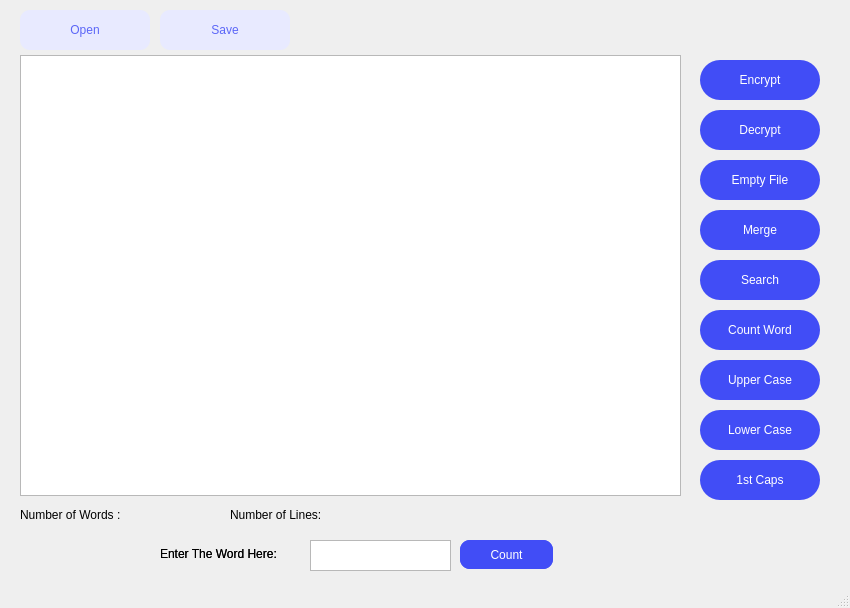
<?xml version="1.0" encoding="UTF-8"?>
<ui version="4.0">
 <class>MainWindow</class>
 <widget class="QMainWindow" name="MainWindow">
  <property name="geometry">
   <rect>
    <x>0</x>
    <y>0</y>
    <width>850</width>
    <height>608</height>
   </rect>
  </property>
  <property name="windowTitle">
   <string>MainWindow</string>
  </property>
  <property name="styleSheet">
   <string notr="true">MainWindow
{
/*
background-image: url(&quot;D:/Coding Stuff/qt apps/BabyPS/Assets/bg.jpg&quot;);
background-repeat: no-repeat;
background-position: center;
*/
	background-color: rgb(245, 246, 255);
}</string>
  </property>
  <widget class="QWidget" name="centralwidget">
   <widget class="QPushButton" name="btn_open">
    <property name="geometry">
     <rect>
      <x>20</x>
      <y>10</y>
      <width>130</width>
      <height>40</height>
     </rect>
    </property>
    <property name="styleSheet">
     <string notr="true">/*QPushButton{background-color: qlineargradient(x1: 0, y1: 0, x2: 0, y2: 1,
stop: 0 white, stop: 1 grey);
border-style: solid;
border-color: black;
border-width: 2px;
border-radius: 10px;}*/
QPushButton {
    background-color: rgb(232, 234, 255);
	border: 0px solid black;
	font: 700 12pt &quot;Segoe UI&quot;;
	color: rgb(91,102,247);
	border-radius: 10px;
}
QPushButton:hover {
    background-color: rgb(220, 219, 235);
}

QPushButton:pressed {
    background-color: rgb(91,102,247);
	font: 700 10pt &quot;Segoe UI&quot;;
	color: rgb(255,255,255);  
}</string>
    </property>
    <property name="text">
     <string>Open</string>
    </property>
   </widget>
   <widget class="QPushButton" name="btn_save">
    <property name="geometry">
     <rect>
      <x>160</x>
      <y>10</y>
      <width>130</width>
      <height>40</height>
     </rect>
    </property>
    <property name="styleSheet">
     <string notr="true">QPushButton {
    background-color: rgb(232, 234, 255);
	border: 0px solid black;
	font: 700 12pt &quot;Segoe UI&quot;;
	color: rgb(91,102,247);
	border-radius: 10px;
}
QPushButton:hover {
    background-color: rgb(220, 219, 235);
}

QPushButton:pressed {
    background-color: rgb(91,102,247);
	font: 700 10pt &quot;Segoe UI&quot;;
	color: rgb(255,255,255);  
}</string>
    </property>
    <property name="text">
     <string>Save</string>
    </property>
   </widget>
   <widget class="QPushButton" name="btn_encrypt">
    <property name="geometry">
     <rect>
      <x>700</x>
      <y>60</y>
      <width>120</width>
      <height>40</height>
     </rect>
    </property>
    <property name="styleSheet">
     <string notr="true">
QPushButton {
    background-color: rgb(65, 77, 246);
	border: 0px solid black;
	font: 700 10pt &quot;Segoe UI&quot;;
	color: rgb(255,255,255);
	border-radius: 20px;
}
QPushButton:hover {
    background-color: rgb(30, 45, 211);
}

QPushButton:pressed {
    background-color: rgb(65, 77, 246);     
}</string>
    </property>
    <property name="text">
     <string>Encrypt</string>
    </property>
   </widget>
   <widget class="QPushButton" name="btn_decrypt">
    <property name="geometry">
     <rect>
      <x>700</x>
      <y>110</y>
      <width>120</width>
      <height>40</height>
     </rect>
    </property>
    <property name="styleSheet">
     <string notr="true">QPushButton {
    background-color: rgb(65, 77, 246);
	border: 0px solid black;
	font: 700 10pt &quot;Segoe UI&quot;;
	color: rgb(255,255,255);
	border-radius: 20px;
}
QPushButton:hover {
    background-color: rgb(30, 45, 211);
}

QPushButton:pressed {
    background-color: rgb(65, 77, 246);     
}</string>
    </property>
    <property name="text">
     <string>Decrypt</string>
    </property>
   </widget>
   <widget class="QTextEdit" name="textEdit">
    <property name="geometry">
     <rect>
      <x>20</x>
      <y>55</y>
      <width>661</width>
      <height>441</height>
     </rect>
    </property>
    <property name="styleSheet">
     <string notr="true"/>
    </property>
   </widget>
   <widget class="QPushButton" name="btn_edit_2">
    <property name="geometry">
     <rect>
      <x>700</x>
      <y>160</y>
      <width>120</width>
      <height>40</height>
     </rect>
    </property>
    <property name="styleSheet">
     <string notr="true">QPushButton {
    background-color: rgb(65, 77, 246);
	border: 0px solid black;
	font: 700 10pt &quot;Segoe UI&quot;;
	color: rgb(255,255,255);
	border-radius: 20px;
}
QPushButton:hover {
    background-color: rgb(30, 45, 211);
}

QPushButton:pressed {
    background-color: rgb(65, 77, 246);     
}</string>
    </property>
    <property name="text">
     <string>Empty File</string>
    </property>
   </widget>
   <widget class="QPushButton" name="merge">
    <property name="geometry">
     <rect>
      <x>700</x>
      <y>210</y>
      <width>120</width>
      <height>40</height>
     </rect>
    </property>
    <property name="styleSheet">
     <string notr="true">QPushButton {
    background-color: rgb(65, 77, 246);
	border: 0px solid black;
	font: 700 10pt &quot;Segoe UI&quot;;
	color: rgb(255,255,255);
	border-radius: 20px;
}
QPushButton:hover {
    background-color: rgb(30, 45, 211);
}

QPushButton:pressed {
    background-color: rgb(65, 77, 246);     
}</string>
    </property>
    <property name="text">
     <string>Merge</string>
    </property>
   </widget>
   <widget class="QPushButton" name="btn_edit_4">
    <property name="geometry">
     <rect>
      <x>700</x>
      <y>260</y>
      <width>120</width>
      <height>40</height>
     </rect>
    </property>
    <property name="styleSheet">
     <string notr="true">QPushButton {
    background-color: rgb(65, 77, 246);
	border: 0px solid black;
	font: 700 10pt &quot;Segoe UI&quot;;
	color: rgb(255,255,255);
	border-radius: 20px;
}
QPushButton:hover {
    background-color: rgb(30, 45, 211);
}

QPushButton:pressed {
    background-color: rgb(65, 77, 246);     
}</string>
    </property>
    <property name="text">
     <string>Search</string>
    </property>
   </widget>
   <widget class="QPushButton" name="countWord">
    <property name="geometry">
     <rect>
      <x>700</x>
      <y>310</y>
      <width>120</width>
      <height>40</height>
     </rect>
    </property>
    <property name="styleSheet">
     <string notr="true">QPushButton {
    background-color: rgb(65, 77, 246);
	border: 0px solid black;
	font: 700 10pt &quot;Segoe UI&quot;;
	color: rgb(255,255,255);
	border-radius: 20px;
}
QPushButton:hover {
    background-color: rgb(30, 45, 211);
}

QPushButton:pressed {
    background-color: rgb(65, 77, 246);     
}</string>
    </property>
    <property name="text">
     <string>Count Word</string>
    </property>
   </widget>
   <widget class="QPushButton" name="btn_edit_6">
    <property name="geometry">
     <rect>
      <x>700</x>
      <y>360</y>
      <width>120</width>
      <height>40</height>
     </rect>
    </property>
    <property name="styleSheet">
     <string notr="true">QPushButton {
    background-color: rgb(65, 77, 246);
	border: 0px solid black;
	font: 700 10pt &quot;Segoe UI&quot;;
	color: rgb(255,255,255);
	border-radius: 20px;
}
QPushButton:hover {
    background-color: rgb(30, 45, 211);
}

QPushButton:pressed {
    background-color: rgb(65, 77, 246);     
}</string>
    </property>
    <property name="text">
     <string>Upper Case</string>
    </property>
   </widget>
   <widget class="QPushButton" name="btn_edit_7">
    <property name="geometry">
     <rect>
      <x>700</x>
      <y>410</y>
      <width>120</width>
      <height>40</height>
     </rect>
    </property>
    <property name="styleSheet">
     <string notr="true">QPushButton {
    background-color: rgb(65, 77, 246);
	border: 0px solid black;
	font: 700 10pt &quot;Segoe UI&quot;;
	color: rgb(255,255,255);
	border-radius: 20px;
}
QPushButton:hover {
    background-color: rgb(30, 45, 211);
}

QPushButton:pressed {
    background-color: rgb(65, 77, 246);     
}</string>
    </property>
    <property name="text">
     <string>Lower Case</string>
    </property>
   </widget>
   <widget class="QPushButton" name="btn_edit_8">
    <property name="geometry">
     <rect>
      <x>700</x>
      <y>460</y>
      <width>120</width>
      <height>40</height>
     </rect>
    </property>
    <property name="styleSheet">
     <string notr="true">QPushButton {
    background-color: rgb(65, 77, 246);
	border: 0px solid black;
	font: 700 10pt &quot;Segoe UI&quot;;
	color: rgb(255,255,255);
	border-radius: 20px;
}
QPushButton:hover {
    background-color: rgb(30, 45, 211);
}

QPushButton:pressed {
    background-color: rgb(65, 77, 246);     
}</string>
    </property>
    <property name="text">
     <string>1st Caps</string>
    </property>
   </widget>
   <widget class="QLabel" name="label">
    <property name="geometry">
     <rect>
      <x>20</x>
      <y>505</y>
      <width>161</width>
      <height>20</height>
     </rect>
    </property>
    <property name="text">
     <string>Number of Words :</string>
    </property>
   </widget>
   <widget class="QLabel" name="wordsNum">
    <property name="geometry">
     <rect>
      <x>150</x>
      <y>505</y>
      <width>71</width>
      <height>20</height>
     </rect>
    </property>
    <property name="text">
     <string/>
    </property>
   </widget>
   <widget class="QLabel" name="label_3">
    <property name="geometry">
     <rect>
      <x>230</x>
      <y>505</y>
      <width>161</width>
      <height>20</height>
     </rect>
    </property>
    <property name="text">
     <string>Number of Lines:</string>
    </property>
   </widget>
   <widget class="QLabel" name="linesNum">
    <property name="geometry">
     <rect>
      <x>350</x>
      <y>505</y>
      <width>71</width>
      <height>20</height>
     </rect>
    </property>
    <property name="text">
     <string/>
    </property>
   </widget>
   <widget class="QTextEdit" name="textSeacrh">
    <property name="geometry">
     <rect>
      <x>310</x>
      <y>540</y>
      <width>141</width>
      <height>31</height>
     </rect>
    </property>
   </widget>
   <widget class="QLabel" name="seacrhLabel">
    <property name="geometry">
     <rect>
      <x>160</x>
      <y>544</y>
      <width>151</width>
      <height>20</height>
     </rect>
    </property>
    <property name="text">
     <string>Enter The Word Here:</string>
    </property>
   </widget>
   <widget class="QPushButton" name="find">
    <property name="geometry">
     <rect>
      <x>460</x>
      <y>540</y>
      <width>93</width>
      <height>29</height>
     </rect>
    </property>
    <property name="styleSheet">
     <string notr="true">QPushButton {
    background-color: rgb(65, 77, 246);
	border: 0px solid black;
	font: 700 10pt &quot;Segoe UI&quot;;
	color: rgb(255,255,255);
	border-radius: 10px;
}
QPushButton:hover {
    background-color: rgb(30, 45, 211);
}

QPushButton:pressed {
    background-color: rgb(65, 77, 246);     
}</string>
    </property>
    <property name="text">
     <string>Search</string>
    </property>
   </widget>
   <widget class="QPushButton" name="count_btn">
    <property name="geometry">
     <rect>
      <x>460</x>
      <y>540</y>
      <width>93</width>
      <height>29</height>
     </rect>
    </property>
    <property name="styleSheet">
     <string notr="true">QPushButton {
    background-color: rgb(65, 77, 246);
	border: 0px solid black;
	font: 700 10pt &quot;Segoe UI&quot;;
	color: rgb(255,255,255);
	border-radius: 10px;
}
QPushButton:hover {
    background-color: rgb(30, 45, 211);
}

QPushButton:pressed {
    background-color: rgb(65, 77, 246);     
}</string>
    </property>
    <property name="text">
     <string>Count</string>
    </property>
   </widget>
   <widget class="QLabel" name="countLabel">
    <property name="geometry">
     <rect>
      <x>160</x>
      <y>544</y>
      <width>151</width>
      <height>20</height>
     </rect>
    </property>
    <property name="text">
     <string>Enter The Word Here:</string>
    </property>
   </widget>
   <widget class="QTextEdit" name="textCount">
    <property name="geometry">
     <rect>
      <x>310</x>
      <y>540</y>
      <width>141</width>
      <height>31</height>
     </rect>
    </property>
   </widget>
  </widget>
  <widget class="QMenuBar" name="menubar">
   <property name="geometry">
    <rect>
     <x>0</x>
     <y>0</y>
     <width>850</width>
     <height>26</height>
    </rect>
   </property>
  </widget>
  <widget class="QStatusBar" name="statusbar"/>
 </widget>
 <resources/>
 <connections/>
</ui>
